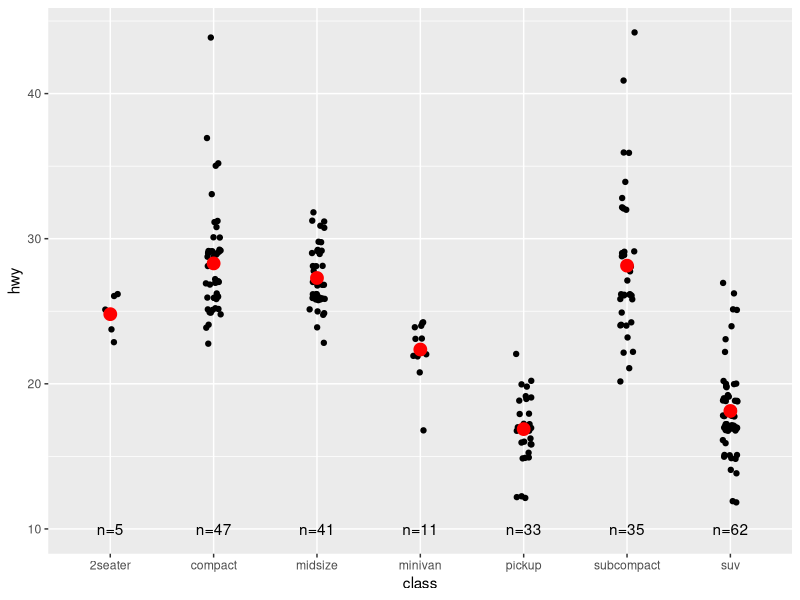
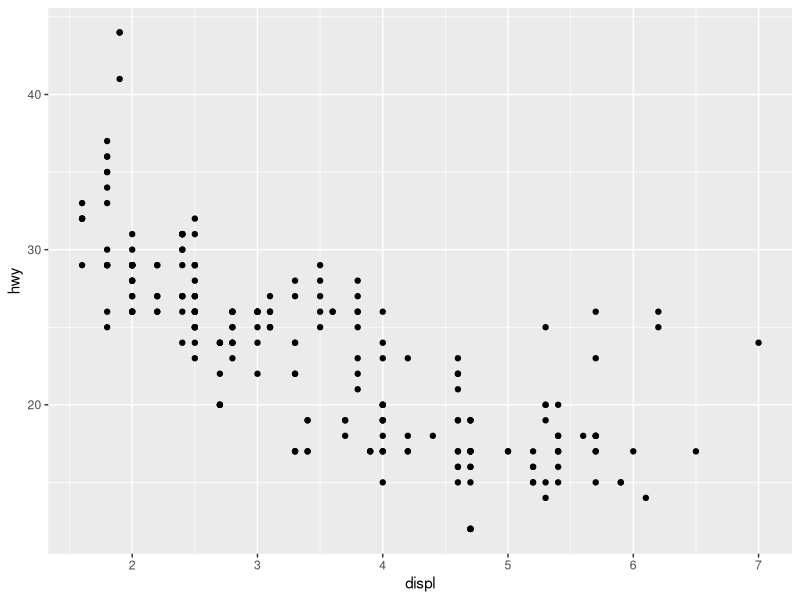
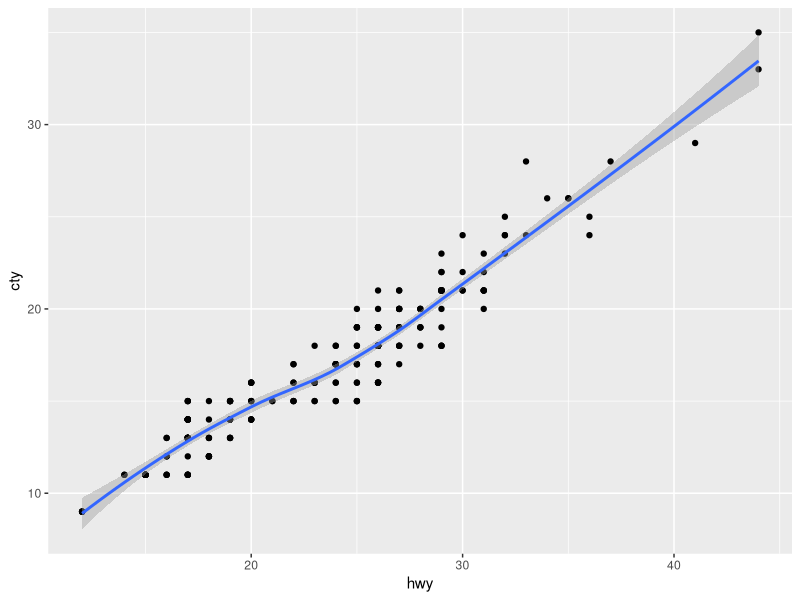
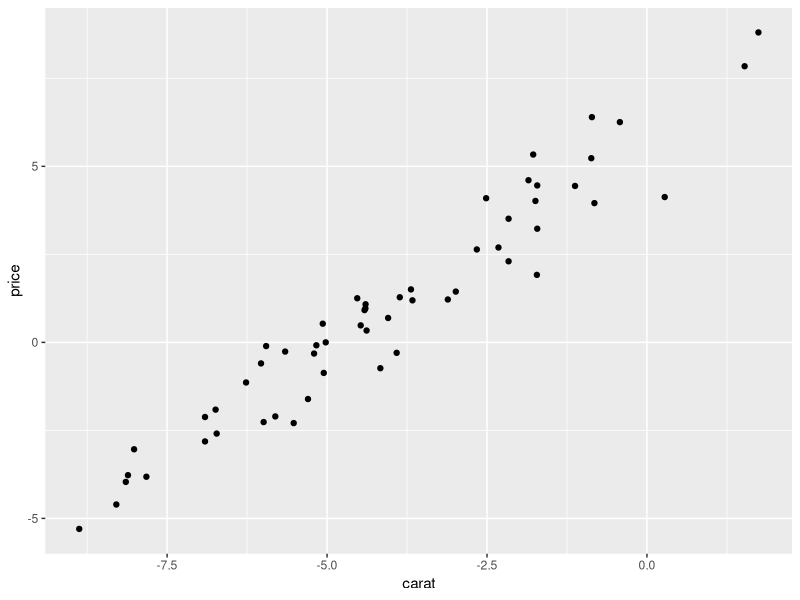
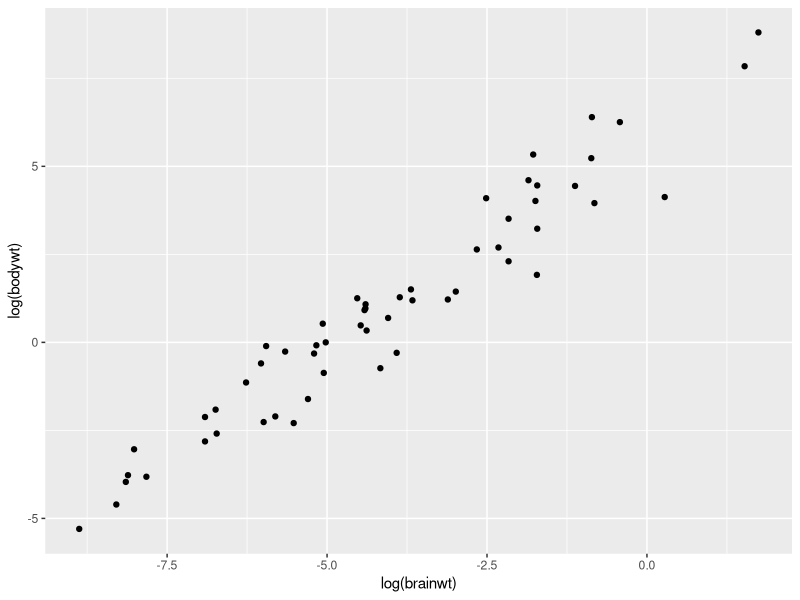
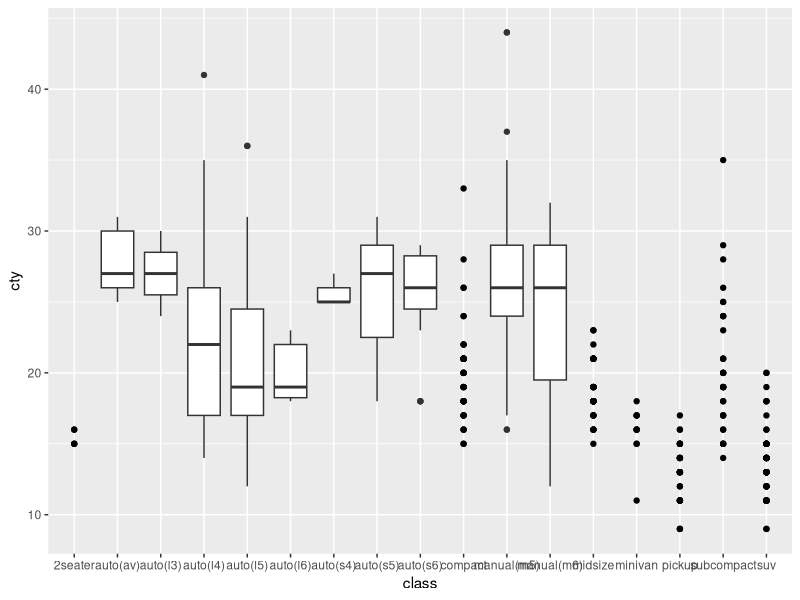
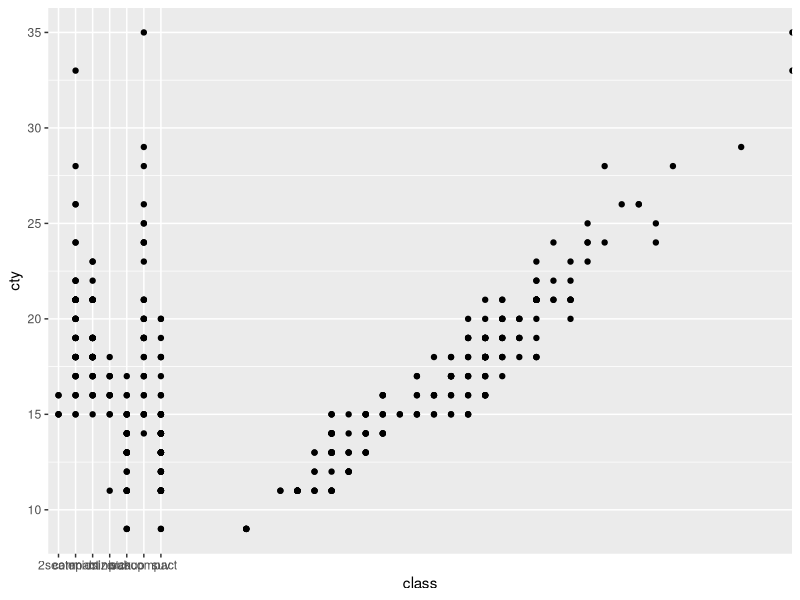
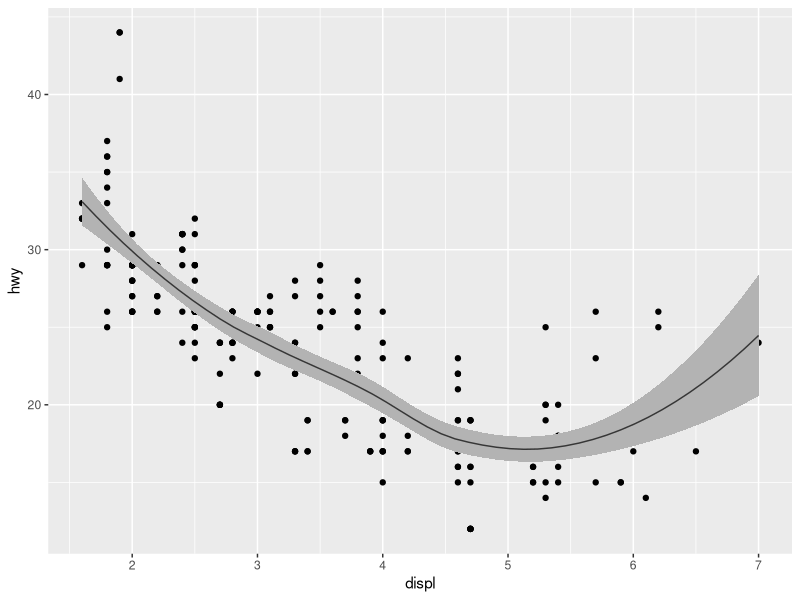

Write R code to recreate these figures, in order.
## ---- chunk 1
knitr::opts_chunk$set(echo = TRUE)
library(ggplot2)
## ---- chunk 2
library(dplyr)
class <- mpg %>% group_by(class) %>% summarise(n=n(), hwy=mean(hwy))
class
## ---- chunk 3
ggplot(mpg,aes(class,hwy)) + geom_jitter(height=.25,width=.075) + geom_point(aes(class,hwy), data=class, color="red", size=4) + geom_text(aes(x=class,y=10,label=sprintf("n=%d",n)),data=class,)
## ---- chunk 4
ggplot(mpg) + geom_point(aes(displ,hwy))
## ---- chunk 5
ggplot(mpg,aes(hwy,cty)) + geom_point() + geom_smooth()
## ---- chunk 6
ggplot(diamonds,aes(carat,price)) + geom_point(aes(log(brainwt),log(bodywt)),data=msleep)
## ---- chunk 7
ggplot(msleep, aes(log(brainwt),log(bodywt))) + geom_point()
## ---- chunk 8
ggplot(mpg) + geom_point(aes(class,cty)) + geom_boxplot(aes(trans,hwy))
## ---- chunk 9
ggplot(mpg) + geom_point(aes(class,cty)) + geom_point(aes(hwy,cty))
## ---- chunk 10
mod <- loess(hwy ~ displ, data=mpg)
smoothed <- data.frame(displ= seq(1.6,7,length=50))
pred <- predict(mod, newdata=smoothed, se=TRUE)
smoothed$hwy <- pred$fit
smoothed$hwy_lwr <- pred$fit - 1.96 * pred$se.fit
smoothed$hwy_upr <- pred$fit + 1.96 * pred$se.fit

ggplot(mpg,aes(displ,hwy)) + geom_point()  + geom_ribbon(aes(x=displ,ymin=hwy_lwr,ymax=hwy_upr),data=smoothed,fill="grey70") + geom_line(aes(displ,hwy),data=smoothed,alpha=.7)
## ---- chunk 11
ggplot(mpg,aes(drv,trans)) + geom_count(aes(size = ..prop.., group=1))
